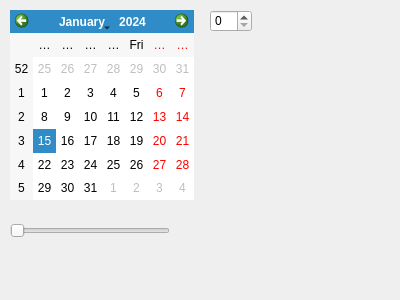
<?xml version="1.0" encoding="UTF-8"?>
<ui version="4.0">
 <class>Form</class>
 <widget class="QWidget" name="Form">
  <property name="geometry">
   <rect>
    <x>0</x>
    <y>0</y>
    <width>400</width>
    <height>300</height>
   </rect>
  </property>
  <property name="windowTitle">
   <string>Form</string>
  </property>
  <widget class="QCalendarWidget" name="calendarWidget">
   <property name="geometry">
    <rect>
     <x>10</x>
     <y>10</y>
     <width>184</width>
     <height>190</height>
    </rect>
   </property>
  </widget>
  <widget class="QSlider" name="horizontalSlider">
   <property name="geometry">
    <rect>
     <x>10</x>
     <y>220</y>
     <width>160</width>
     <height>22</height>
    </rect>
   </property>
   <property name="orientation">
    <enum>Qt::Orientation::Horizontal</enum>
   </property>
  </widget>
  <widget class="QSpinBox" name="spinBox">
   <property name="geometry">
    <rect>
     <x>210</x>
     <y>10</y>
     <width>42</width>
     <height>22</height>
    </rect>
   </property>
  </widget>
 </widget>
 <resources/>
 <connections/>
</ui>
